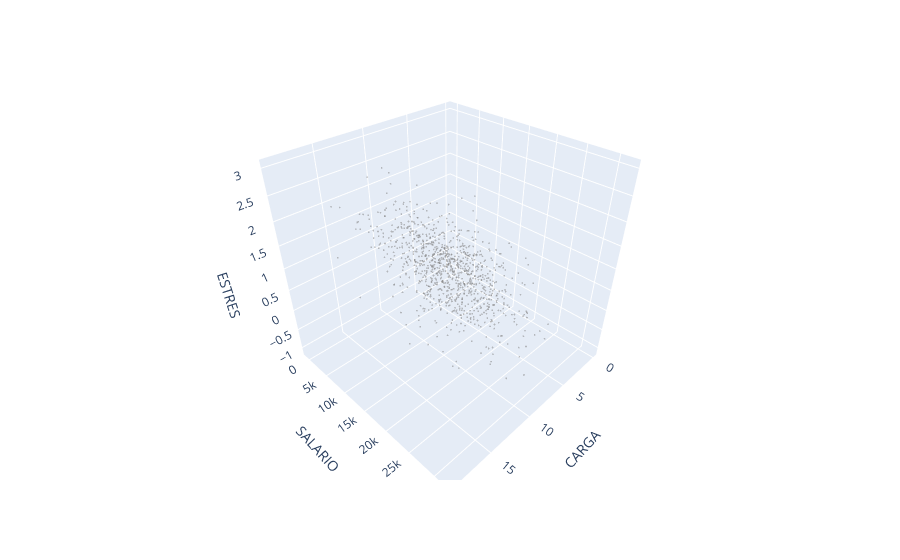

Source (notebook cell):
### Code cell
import plotly.express as plotly

figure = plotly.scatter_3d(
    estres_empleados,
    x="CARGA",
    y="SALARIO",
    z="ESTRES",
    color="ESTRES"
)

figure.update_traces(
    marker=dict(
        size=1,
        color="gray",
        opacity=0.5
    )
)

figure.show()

### Figure 1 — Plotly figure (JSON) as saved in the notebook; plotly's stock layout.template omitted (floating-point values rounded to 4 significant figures; data arrays with more than 128 entries replaced by an {"elided": "..."} marker saying what was removed)
{"data": [{"hovertemplate": "CARGA=%{x}<br>SALARIO=%{y}<br>ESTRES=%{marker.color}<extra></extra>", "legendgroup": "", "marker": {"color": "gray", "coloraxis": "coloraxis", "opacity": 0.5, "size": 1, "symbol": "circle"}, "mode": "markers", "name": "", "scene": "scene", "showlegend": false, "type": "scatter3d", "x": {"elided": "1000 int values"}, "y": {"elided": "1000 float values"}, "z": {"elided": "1000 float values"}}], "layout": {"coloraxis": {"colorbar": {"title": {"text": "ESTRES"}}, "colorscale": [[0, "#0d0887"], [0.1111, "#46039f"], [0.2222, "#7201a8"], [0.3333, "#9c179e"], [0.4444, "#bd3786"], [0.5556, "#d8576b"], [0.6667, "#ed7953"], [0.7778, "#fb9f3a"], [0.8889, "#fdca26"], [1, "#f0f921"]]}, "legend": {"tracegroupgap": 0}, "margin": {"t": 60}, "scene": {"domain": {"x": [0, 1], "y": [0, 1]}, "xaxis": {"title": {"text": "CARGA"}}, "yaxis": {"title": {"text": "SALARIO"}}, "zaxis": {"title": {"text": "ESTRES"}}}}}
